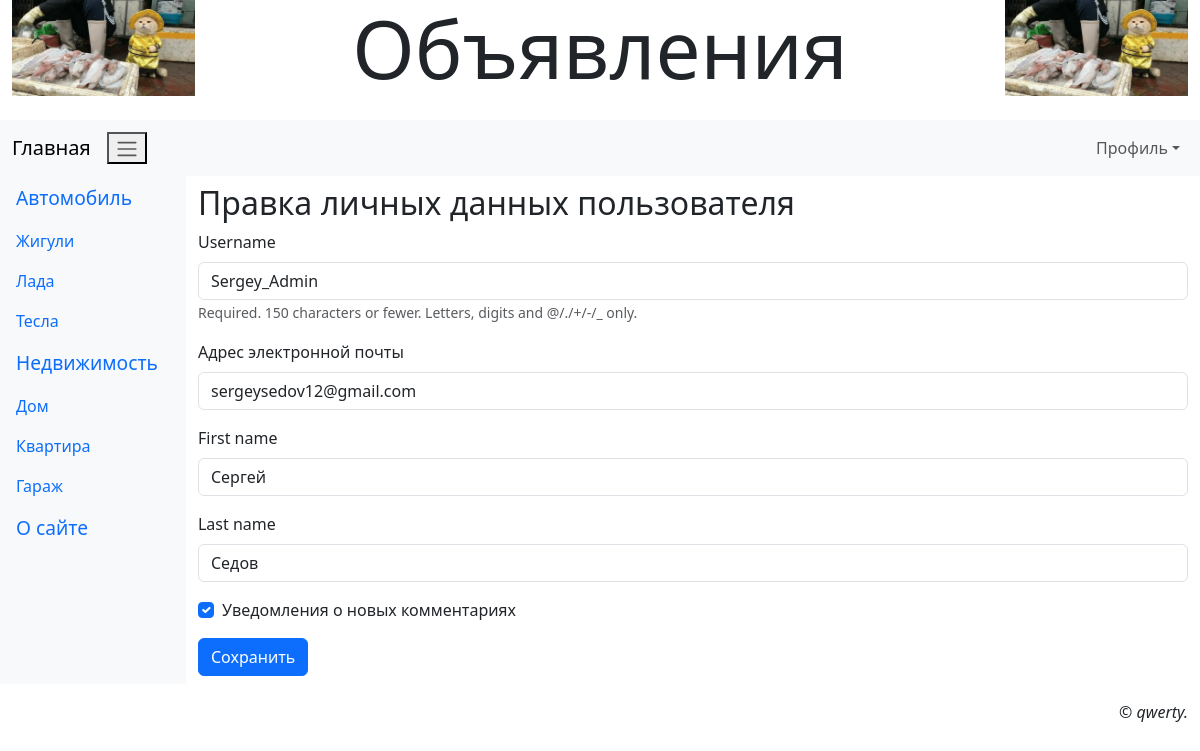
Page /accounts/profile/edit/ (signed in) on the committed database.
### main/models.py (models this page shows, shortened)
class Rubric(models.Model):
    name = models.CharField(max_length=20, unique=True, verbose_name='Название')
    order = models.SmallIntegerField(default=0, db_index=True, verbose_name='Порядок')
    super_rubric = models.ForeignKey('SuperRubric', on_delete=models.PROTECT, null=True, blank=True,
                                     verbose_name='Надрубрика')

class AdvUser(AbstractUser):
    is_activated = models.BooleanField(default=True, db_index=True, verbose_name='Прошел активацию')
    send_messages = models.BooleanField(default=True, verbose_name='Уведомления о новых комментариях')
    class Meta(AbstractUser.Meta):
        pass

### main/views.py (the view)
# urls.py: path('accounts/profile/edit/', ProfileEditView.as_view(), name='profile_edit'),
class ProfileEditView(SuccessMessageMixin, LoginRequiredMixin, UpdateView):
    model = AdvUser
    template_name = 'main/profile_edit.html'
    form_class = ProfileEditForm
    success_url = reverse_lazy('main:profile')
    success_message = 'Данные пользователя изменены'
    def setup(self, request, *args, **kwargs):
        self.user_id = request.user.pk
        return super().setup(request, *args, **kwargs)
    def get_object(self, queryset=None):
        if not queryset:
            queryset = self.get_queryset()
        return get_object_or_404(queryset, pk=self.user_id)

### main/forms.py
class ProfileEditForm(forms.ModelForm):
    email = forms.EmailField(required=True, label='Адрес электронной почты')
    class Meta:
        model = AdvUser
        fields = ('username', 'email', 'first_name', 'last_name', 'send_messages')

### main/models.py (called while the page is built)
    def get_queryset(self):
        return super().get_queryset().filter(super_rubric__isnull=False)

### main/templates/main/profile_edit.html (shortened to what this page needs)
{% extends 'layout/basic.html' %}
{% load django_bootstrap5 %}
{% block content %}
<h2>Правка личных данных пользователя {{ user.user_name }}</h2>
<form method="post">
  {% bootstrap_form form layout='horizontal' %}
  {% bootstrap_button 'Сохранить' %}
</form>
{% endblock %}

### main/templates/layout/basic.html (shortened to what this page needs)
{% load django_bootstrap5 %}
{% load static %}
<!DOCTYPE html>
<html>
<head>
    {% bootstrap_css %}
    <link rel="stylesheet" type="text/css" href="{% static 'main/style.css' %}">
</head>
<body class="container-fluid">
    <header class="mb-4">
        <h1 class="display-1 text-center">Объявления</h1>
    </header>
    <nav class="row navbar navbar-expand-md bg-light">
        <div class="col container">
            <a class="navbar-brand" href="{% url 'main:index' ">Главная</a>
            <button class="navbar-togler" type="button" data-bs-toggle="collapse" data-bs-target="#navbarNav">
                <span class="navbar-toggler-icon"></span>
            </button>
            <div class="collapse navbar-collapse justify-content-end" id="navbarNav">
                <div class="navbar-nav">
                    {% if user.is_authenticated %}
                    <div class="nav-item dropdown">
                        <a class="nav-link dropdown-toggle" data-bs-toggle="dropdown" href="#">Профиль</a>
                    </div>
                </div>
            </div>
        </div>
    </nav>
<div class="row">
    <nav class="col-md-auto nav flex-column bg-light">
        {% for rubric in rubrics %}
        {% ifchanged rubric.super_rubric.pk %}
        <span class="nav-link root">{{ rubric.super_rubric.name }}</span>
        {% endifchanged %}
        <a class="nav-link" href="{% url 'main:rubric_bbs' pk=rubric.pk %}">{{ rubric.name }}</a>
        {% endfor %}
        <a class="nav-link root" href="{% url 'main:other' page='about' %}">О сайте</a>
    </nav>
    <main class="col py-2">
        {% block content %}
        {% endblock %}
    </main>
</div>
<footer class="mt-3">
    <p class="text-end fst-italic">&copy; qwerty.</p>
</footer>
</body>
</html>

### main/static/main/style.css (style rules this page uses)
header h1 { background: url("../images/bg_cat.jpg") left / auto 100% no-repeat, url("../images/bg_cat.jpg") right / auto 100% no-repeat; }
.root { font-size: larger; }

### rows in the picture
Rubric: super_rubric.name "Автомобиль", name "Жигули"
Rubric: name "Лада"
Rubric: name "Тесла"
Rubric: super_rubric.name "Недвижимость", name "Дом"
Rubric: name "Квартира"
Rubric: name "Гараж"
AdvUser: username "Sergey_Admin", email "sergeysedov12@gmail.com", first_name "Сергей", last_name "Седов", send_messages "☑"
